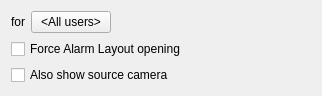
<?xml version="1.0" encoding="UTF-8"?>
<ui version="4.0">
 <class>ShowOnAlarmLayoutActionWidget</class>
 <widget class="QWidget" name="ShowOnAlarmLayoutActionWidget">
  <property name="geometry">
   <rect>
    <x>0</x>
    <y>0</y>
    <width>322</width>
    <height>87</height>
   </rect>
  </property>
  <property name="windowTitle">
   <string/>
  </property>
  <layout class="QGridLayout" name="gridLayout">
   <item row="0" column="0">
    <widget class="QLabel" name="usersLabel">
     <property name="text">
      <string>for</string>
     </property>
    </widget>
   </item>
   <item row="1" column="0" colspan="3">
    <widget class="QCheckBox" name="forceOpenCheckBox">
     <property name="text">
      <string>Force Alarm Layout opening</string>
     </property>
    </widget>
   </item>
   <item row="2" column="0" colspan="3">
    <widget class="QCheckBox" name="useSourceCheckBox">
     <property name="text">
      <string>Also show source camera</string>
     </property>
    </widget>
   </item>
   <item row="0" column="1">
    <widget class="QPushButton" name="selectUsersButton">
     <property name="text">
      <string notr="true">&lt;All users&gt;</string>
     </property>
    </widget>
   </item>
   <item row="0" column="2">
    <spacer name="horizontalSpacer">
     <property name="orientation">
      <enum>Qt::Horizontal</enum>
     </property>
     <property name="sizeHint" stdset="0">
      <size>
       <width>40</width>
       <height>20</height>
      </size>
     </property>
    </spacer>
   </item>
  </layout>
 </widget>
 <tabstops>
  <tabstop>selectUsersButton</tabstop>
  <tabstop>forceOpenCheckBox</tabstop>
  <tabstop>useSourceCheckBox</tabstop>
 </tabstops>
 <resources/>
 <connections/>
</ui>
